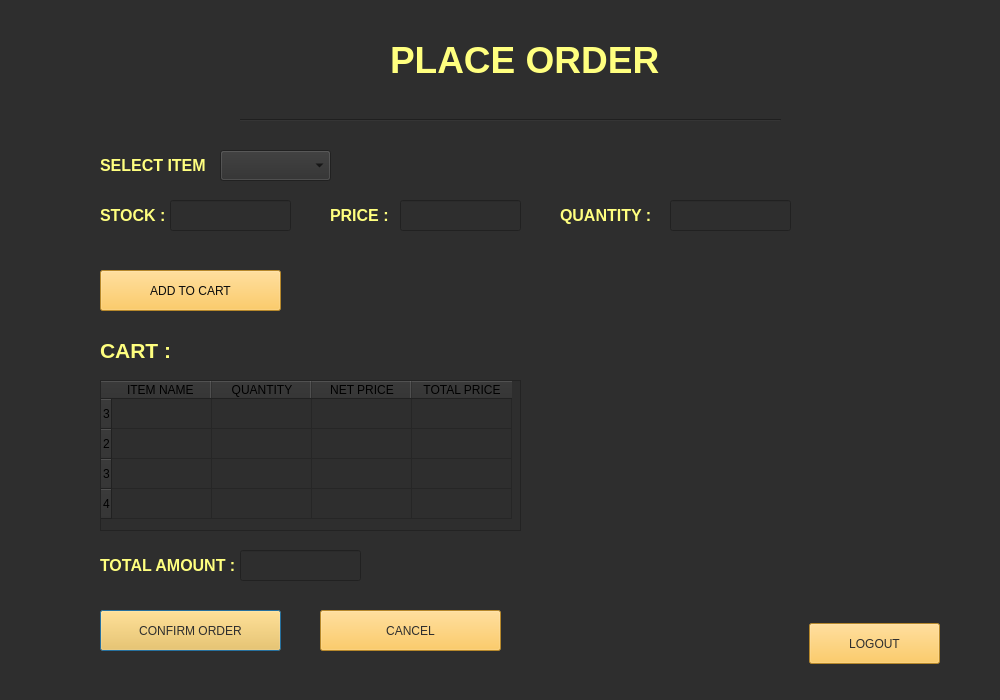
<?xml version="1.0" encoding="UTF-8"?>
<ui version="4.0">
 <class>user</class>
 <widget class="QDialog" name="user">
  <property name="geometry">
   <rect>
    <x>0</x>
    <y>0</y>
    <width>1000</width>
    <height>700</height>
   </rect>
  </property>
  <property name="windowTitle">
   <string>Dialog</string>
  </property>
  <property name="styleSheet">
   <string notr="true">background-color: rgb(46, 46, 46);</string>
  </property>
  <widget class="QLabel" name="label">
   <property name="geometry">
    <rect>
     <x>390</x>
     <y>30</y>
     <width>271</width>
     <height>61</height>
    </rect>
   </property>
   <property name="styleSheet">
    <string notr="true">color: rgb(245, 245, 220);</string>
   </property>
   <property name="text">
    <string>&lt;html&gt;&lt;head/&gt;&lt;body&gt;&lt;p&gt;&lt;span style=&quot; font-size:28pt; font-weight:700; color:#ffff7f;&quot;&gt;PLACE ORDER&lt;/span&gt;&lt;/p&gt;&lt;/body&gt;&lt;/html&gt;</string>
   </property>
  </widget>
  <widget class="QLabel" name="label_2">
   <property name="geometry">
    <rect>
     <x>100</x>
     <y>150</y>
     <width>111</width>
     <height>31</height>
    </rect>
   </property>
   <property name="text">
    <string>&lt;html&gt;&lt;head/&gt;&lt;body&gt;&lt;p&gt;&lt;span style=&quot; font-size:12pt; font-weight:700; color:#ffff7f;&quot;&gt;SELECT ITEM :&lt;/span&gt;&lt;/p&gt;&lt;/body&gt;&lt;/html&gt;</string>
   </property>
  </widget>
  <widget class="QLabel" name="label_3">
   <property name="geometry">
    <rect>
     <x>100</x>
     <y>200</y>
     <width>71</width>
     <height>31</height>
    </rect>
   </property>
   <property name="text">
    <string>&lt;html&gt;&lt;head/&gt;&lt;body&gt;&lt;p&gt;&lt;span style=&quot; font-size:12pt; font-weight:700; color:#ffff7f;&quot;&gt;STOCK :&lt;/span&gt;&lt;/p&gt;&lt;/body&gt;&lt;/html&gt;</string>
   </property>
  </widget>
  <widget class="QLabel" name="label_4">
   <property name="geometry">
    <rect>
     <x>560</x>
     <y>200</y>
     <width>111</width>
     <height>31</height>
    </rect>
   </property>
   <property name="text">
    <string>&lt;html&gt;&lt;head/&gt;&lt;body&gt;&lt;p&gt;&lt;span style=&quot; font-size:12pt; font-weight:700; color:#ffff7f;&quot;&gt;QUANTITY :&lt;/span&gt;&lt;/p&gt;&lt;/body&gt;&lt;/html&gt;</string>
   </property>
  </widget>
  <widget class="QLabel" name="label_5">
   <property name="geometry">
    <rect>
     <x>330</x>
     <y>200</y>
     <width>71</width>
     <height>31</height>
    </rect>
   </property>
   <property name="text">
    <string>&lt;html&gt;&lt;head/&gt;&lt;body&gt;&lt;p&gt;&lt;span style=&quot; font-size:12pt; font-weight:700; color:#ffff7f;&quot;&gt;PRICE :&lt;/span&gt;&lt;/p&gt;&lt;/body&gt;&lt;/html&gt;</string>
   </property>
  </widget>
  <widget class="QLabel" name="label_6">
   <property name="geometry">
    <rect>
     <x>100</x>
     <y>330</y>
     <width>91</width>
     <height>41</height>
    </rect>
   </property>
   <property name="text">
    <string>&lt;html&gt;&lt;head/&gt;&lt;body&gt;&lt;p&gt;&lt;span style=&quot; font-size:16pt; font-weight:700; color:#ffff7f;&quot;&gt;CART :&lt;/span&gt;&lt;/p&gt;&lt;/body&gt;&lt;/html&gt;</string>
   </property>
  </widget>
  <widget class="QLabel" name="label_7">
   <property name="geometry">
    <rect>
     <x>100</x>
     <y>550</y>
     <width>141</width>
     <height>31</height>
    </rect>
   </property>
   <property name="text">
    <string>&lt;html&gt;&lt;head/&gt;&lt;body&gt;&lt;p&gt;&lt;span style=&quot; font-size:12pt; font-weight:700; color:#ffff7f;&quot;&gt;TOTAL AMOUNT :&lt;/span&gt;&lt;/p&gt;&lt;/body&gt;&lt;/html&gt;</string>
   </property>
  </widget>
  <widget class="QPushButton" name="pushButton">
   <property name="geometry">
    <rect>
     <x>100</x>
     <y>610</y>
     <width>181</width>
     <height>41</height>
    </rect>
   </property>
   <property name="styleSheet">
    <string notr="true">font: 12pt &quot;Segoe UI&quot;;
font: 12pt &quot;Segoe UI&quot;;
background-color: rgb(255, 191, 60);
color: rgb(46, 46, 46);</string>
   </property>
   <property name="text">
    <string>CONFIRM ORDER</string>
   </property>
  </widget>
  <widget class="QPushButton" name="pushButton_2">
   <property name="geometry">
    <rect>
     <x>320</x>
     <y>610</y>
     <width>181</width>
     <height>41</height>
    </rect>
   </property>
   <property name="styleSheet">
    <string notr="true">font: 12pt &quot;Segoe UI&quot;;
font: 12pt &quot;Segoe UI&quot;;
background-color: rgb(255, 191, 60);
color: rgb(46, 46, 46);</string>
   </property>
   <property name="text">
    <string>CANCEL</string>
   </property>
  </widget>
  <widget class="QPushButton" name="pushButton_3">
   <property name="geometry">
    <rect>
     <x>809</x>
     <y>623</y>
     <width>131</width>
     <height>41</height>
    </rect>
   </property>
   <property name="styleSheet">
    <string notr="true">font: 12pt &quot;Segoe UI&quot;;
font: 12pt &quot;Segoe UI&quot;;
background-color: rgb(255, 191, 60);
color: rgb(46, 46, 46);;</string>
   </property>
   <property name="text">
    <string>LOGOUT</string>
   </property>
  </widget>
  <widget class="QPushButton" name="pushButton_4">
   <property name="geometry">
    <rect>
     <x>100</x>
     <y>270</y>
     <width>181</width>
     <height>41</height>
    </rect>
   </property>
   <property name="styleSheet">
    <string notr="true">font: 12pt &quot;Segoe UI&quot;;
color: rgb(12, 12, 12);
background-color: rgb(255, 191, 60);</string>
   </property>
   <property name="text">
    <string>ADD TO CART</string>
   </property>
  </widget>
  <widget class="QComboBox" name="comboBox">
   <property name="geometry">
    <rect>
     <x>220</x>
     <y>150</y>
     <width>111</width>
     <height>31</height>
    </rect>
   </property>
  </widget>
  <widget class="QLineEdit" name="lineEdit">
   <property name="geometry">
    <rect>
     <x>170</x>
     <y>200</y>
     <width>121</width>
     <height>31</height>
    </rect>
   </property>
  </widget>
  <widget class="QLineEdit" name="lineEdit_2">
   <property name="geometry">
    <rect>
     <x>670</x>
     <y>200</y>
     <width>121</width>
     <height>31</height>
    </rect>
   </property>
  </widget>
  <widget class="QLineEdit" name="lineEdit_3">
   <property name="geometry">
    <rect>
     <x>400</x>
     <y>200</y>
     <width>121</width>
     <height>31</height>
    </rect>
   </property>
  </widget>
  <widget class="QLineEdit" name="lineEdit_4">
   <property name="geometry">
    <rect>
     <x>240</x>
     <y>550</y>
     <width>121</width>
     <height>31</height>
    </rect>
   </property>
  </widget>
  <widget class="QTableWidget" name="tableWidget">
   <property name="geometry">
    <rect>
     <x>100</x>
     <y>380</y>
     <width>421</width>
     <height>151</height>
    </rect>
   </property>
   <row>
    <property name="text">
     <string>3</string>
    </property>
   </row>
   <row/>
   <row/>
   <row/>
   <column>
    <property name="text">
     <string>ITEM NAME </string>
    </property>
   </column>
   <column>
    <property name="text">
     <string>QUANTITY</string>
    </property>
   </column>
   <column>
    <property name="text">
     <string>NET PRICE</string>
    </property>
   </column>
   <column>
    <property name="text">
     <string>TOTAL PRICE</string>
    </property>
   </column>
  </widget>
  <widget class="Line" name="line">
   <property name="geometry">
    <rect>
     <x>240</x>
     <y>110</y>
     <width>541</width>
     <height>20</height>
    </rect>
   </property>
   <property name="orientation">
    <enum>Qt::Orientation::Horizontal</enum>
   </property>
  </widget>
  <widget class="QLabel" name="label_8">
   <property name="geometry">
    <rect>
     <x>0</x>
     <y>10</y>
     <width>181</width>
     <height>121</height>
    </rect>
   </property>
   <property name="styleSheet">
    <string notr="true">image: url(:/pre/smart_canteen_logo_transparent.png);</string>
   </property>
   <property name="text">
    <string/>
   </property>
  </widget>
 </widget>
 <resources/>
 <connections/>
</ui>
